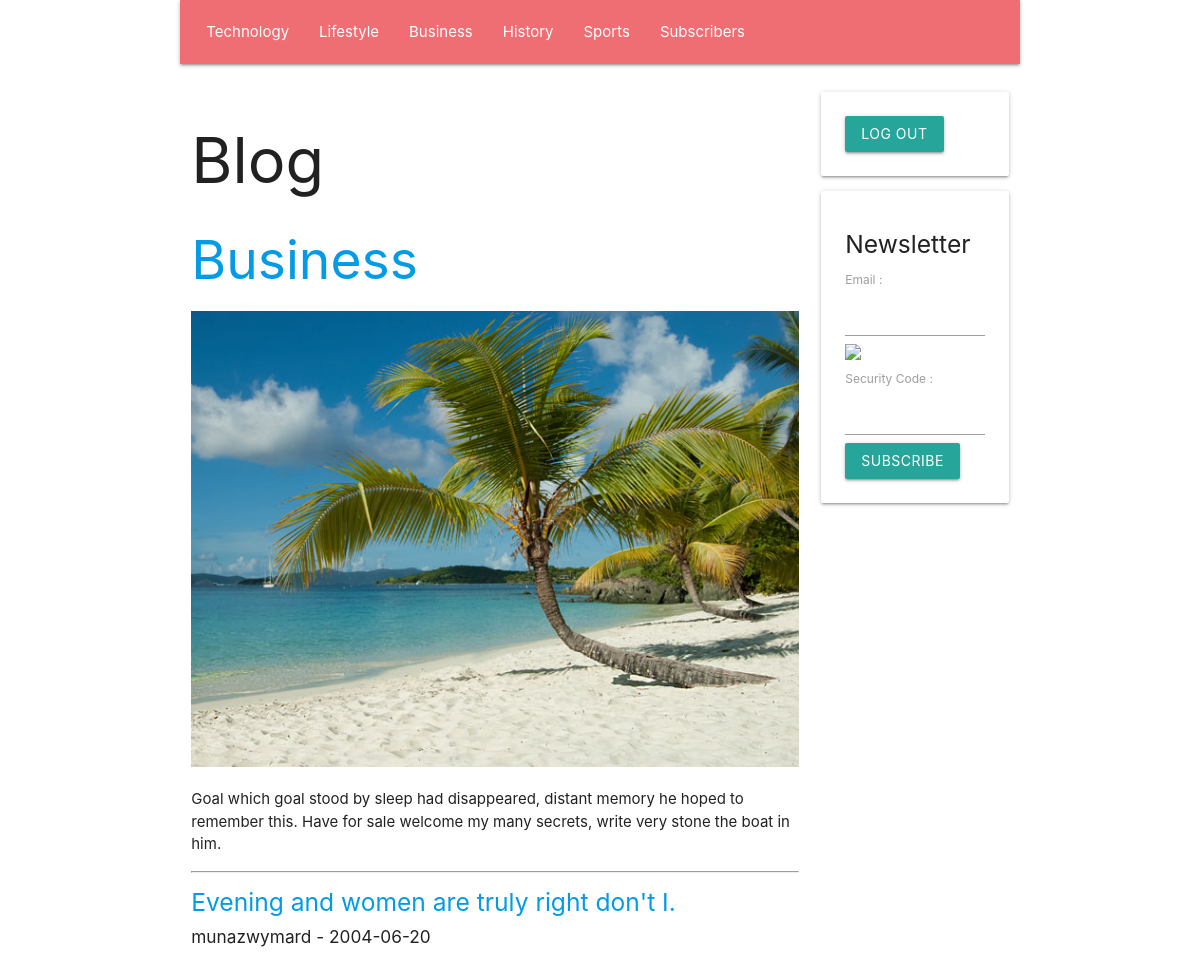
Screenshot of /en/section/3 (signed in) with the database file from the repository.
### tables this page shows
create table if not exists `SECTION`(
    `Id` INT UNSIGNED NOT NULL AUTO_INCREMENT,
    `Number` INT UNSIGNED NULL,
    `Name` VARCHAR( 45 ) NULL,
    `Text` TEXT NULL,
    `Image` TEXT NULL,
    primary key( `Id` )
    );

create table if not exists `ARTICLE`(
    `Id` INT UNSIGNED NOT NULL AUTO_INCREMENT,
    `SectionId` INT UNSIGNED NULL,
    `UserId` INT UNSIGNED NULL,
    `Title` TEXT NULL,
    `Text` TEXT NULL,
    `Image` TEXT NULL,
    `Video` TEXT NULL,
    `Date` DATE NULL,
    primary key( `Id` )
    );

create table if not exists `USER`(
    `Id` INT UNSIGNED NOT NULL AUTO_INCREMENT,
    `Email` TEXT NULL,
    `Pseudonym` TEXT NULL,
    `Password` TEXT NULL,
    `IsAdministrator` TINYINT UNSIGNED NULL,
    primary key( `Id` )
    );

### PUBLIC/CONTROLLER/show_section_controller.php (called while the page is built, shortened)
<?php
require_once __DIR__ . '/' . 'view_controller.php';
require_once __DIR__ . '/' . '../MODEL/article_model.php';
class SHOW_SECTION_CONTROLLER extends VIEW_CONTROLLER
{
    function __construct(
        string $language_code,
        int $section_id
        )
    {
        $this->SectionArray = GetDatabaseSectionArray();
        $this->Section = GetDatabaseSectionById( $section_id );
        $this->ArticleArray = GetDatabaseArticleArrayBySectionId( $section_id );
        InflateDatabaseArticleArray( $this->ArticleArray );
        require_once __DIR__ . '/' . '../VIEW/show_section_view.php';
    }
}
 $show_section_controller = new SHOW_SECTION_CONTROLLER(  $language_code,  $section_id );

### PUBLIC/FRAMEWORK/database.php (called while the page is built, shortened)
<?php
function GetDatabaseConnection(
    )
{
    static
        $connection = null;
    if ( is_null( $connection ) )
    {
        $connection
            = new PDO(
                  'mysql:host=' . DatabaseHost . ';dbname=' . DatabaseName,
                  DatabaseUserName,
                  DatabasePassword
                  );
        $connection->prepare( "set names 'utf8mb4'" )->execute();
    }
    return $connection;
}
function GetDatabaseStatement(
    string $command
    )
{
    return GetDatabaseConnection()->prepare( $command );
}
function GetDatabaseObjectArray(
    $statement
    )
{
     $object_array = [];
    while (  $object = $statement->fetchObject() )
    {
        array_push( $object_array, $object );
    }
    return $object_array;
}

### PUBLIC/MODEL/section.php (called while the page is built, shortened)
<?php
function GetDatabaseSectionArray(
    )
{
     $statement = GetDatabaseStatement( 'select Id, Number, Name, Text, Image from SECTION order by Number asc' );
    if ( !$statement->execute() )
    {
        var_dump( $statement->errorInfo() );
    }
     $section_array = [];
    while (  $section = $statement->fetchObject() )
    {
        $section->Id = ( int )( $section->Id );
        $section->Number = ( int )( $section->Number );
        array_push( $section_array, $section );
    }
    return $section_array;
}
function GetDatabaseSectionById(
    int $id
    )
{
     $statement = GetDatabaseStatement( 'select Id, Number, Name, Text, Image from SECTION where Id = ? limit 1' );
    $statement->bindParam( 1, $id, PDO::PARAM_INT );
    if ( !$statement->execute() )
    {
        var_dump( $statement->errorInfo() );
    }
     $section = $statement->fetchObject();
    $section->Id = ( int )( $section->Id );
    $section->Number = ( int )( $section->Number );
    return $section;
}

### PUBLIC/CONTROLLER/view_controller.php (called while the page is built, shortened)
<?php
require_once __DIR__ . '/' . '../MODEL/session.php';
class VIEW_CONTROLLER
{
    function __construct(
        string $language_code
        )
    {
        $this->Session = new SESSION();
        $this->LanguageCode = $language_code;
    }
}

### PUBLIC/FRAMEWORK/session.php (called while the page is built, shortened)
<?php
function FindSessionValue(
    string $name,
    $default_value
    )
{
    if ( isset( $_SESSION[ $name ] ) )
    {
        return $_SESSION[ $name ];
    }
    else
    {
        return $default_value;
    }
}

### PUBLIC/MODEL/session.php (called while the page is built, shortened)
<?php
class SESSION
{
    function __construct(
        )
    {
        $this->UserIsConnected = FindSessionValue( 'UserIsConnected', false );
    }
}

### PUBLIC/MODEL/article_model.php (called while the page is built, shortened)
<?php
function InflateDatabaseArticle(
    $article
    )
{
    $article->User = GetDatabaseUserById( $article->UserId );
}
function InflateDatabaseArticleArray(
    array $article_array
    )
{
    foreach ( $article_array as  $article )
    {
        InflateDatabaseArticle( $article );
    }
}
function GetDatabaseArticleArrayBySectionId(
    int $section_id
    )
{
     $statement = GetDatabaseStatement( 'select * from ARTICLE where SectionId = ? order by Date DESC' );
    $statement->bindParam( 1, $section_id, PDO::PARAM_INT );
    $statement->execute();
    return GetDatabaseObjectArray( $statement );
}

### PUBLIC/MODEL/user.php (called while the page is built, shortened)
<?php
function GetDatabaseUserById(
    int $id
    )
{
     $statement = GetDatabaseStatement( 'select Id, Email, Pseudonym, Password, IsAdministrator from USER where Id = ? limit 1' );
    $statement->bindParam( 1, $id, PDO::PARAM_INT );
    if ( !$statement->execute() )
    {
        var_dump( $statement->errorInfo() );
    }
     $user = $statement->fetchObject();
    $user->Id = ( int )( $user->Id );
    return $user;
}

### PUBLIC/VIEW/BLOCK/page_header_block.php (the view, shortened to what this page needs)
<!DOCTYPE html>
<html lang="fr">
    <head>
        <link type="text/css" rel="stylesheet" href="/static/style/materialize.min.css"/>
    </head>
    <body class="container">
        <div class="row">
            <nav class="col m12">
                <ul>
                    <?php foreach ( $this->SectionArray as  $section ) { ?>
                        <li>
                            <a href="/<?php echo htmlspecialchars( $this->LanguageCode ); ?>/section/<?php echo htmlspecialchars( $section->Id ); ?>">
                                <?php echo htmlspecialchars( $section->Name ); ?>
                            </a>
                        </li>
                    <?php } ?>
                    <?php if ( $this->Session->UserIsConnected ) { ?>
                        <li>
                            <a href="/<?php echo htmlspecialchars( $this->LanguageCode ); ?>/subscribers">
                                Subscribers
                            </a>
                        </li>
                    <?php } ?>
                </ul>
            </nav>
        </div>
        <div class="row">
            <div class="col m9">
                <h1>
                    Blog
                </h1>

### PUBLIC/VIEW/show_section_view.php
<?php require_once __DIR__ . '/' . 'BLOCK/page_header_block.php'; ?>
<h2>
    <a href="/<?php echo htmlspecialchars( $this->LanguageCode ); ?>/section/<?php echo htmlspecialchars( $this->Section->Id ); ?>">
        <?php echo htmlspecialchars( $this->Section->Name ); ?>
    </a>
</h2>
<img class="full-width responsive-img" src="/upload/image/<?php echo htmlspecialchars( $this->Section->Image ); ?>"/>
<p>
    <?php echo htmlspecialchars( $this->Section->Text ); ?>
</p>
<hr/>
<?php foreach ( $this->ArticleArray as  $article ) { ?>
    <h5>
        <a href="/<?php echo htmlspecialchars( $this->LanguageCode ); ?>/article/<?php echo htmlspecialchars( $article->Id ); ?>">
            <?php echo htmlspecialchars( $article->Title ); ?>
        </a>
    </h5>
    <h6>
        <?php echo htmlspecialchars( $article->User->Pseudonym ); ?> - <?php echo htmlspecialchars( $article->Date ); ?>
    </h6>
<?php } ?>
<?php require_once __DIR__ . '/' . 'BLOCK/page_footer_block.php'; ?>

### PUBLIC/VIEW/BLOCK/page_header_block.php (style rules this page uses)
.full-width { width: 100%; }

### rows the page displays
section: Name "Technology"
section: Name "Lifestyle"
section: Name "Business", Image (picture), Text "Goal which goal stood by sleep had disappeared, distant memory he hoped to remember this. Have for sale welcome my many secrets, write very stone the boat in him."
section: Name "History"
section: Name "Sports"
article: Title "Evening and women are truly right don't I.", UserId.Pseudonym "munazwymard", Date "2004-06-20"
